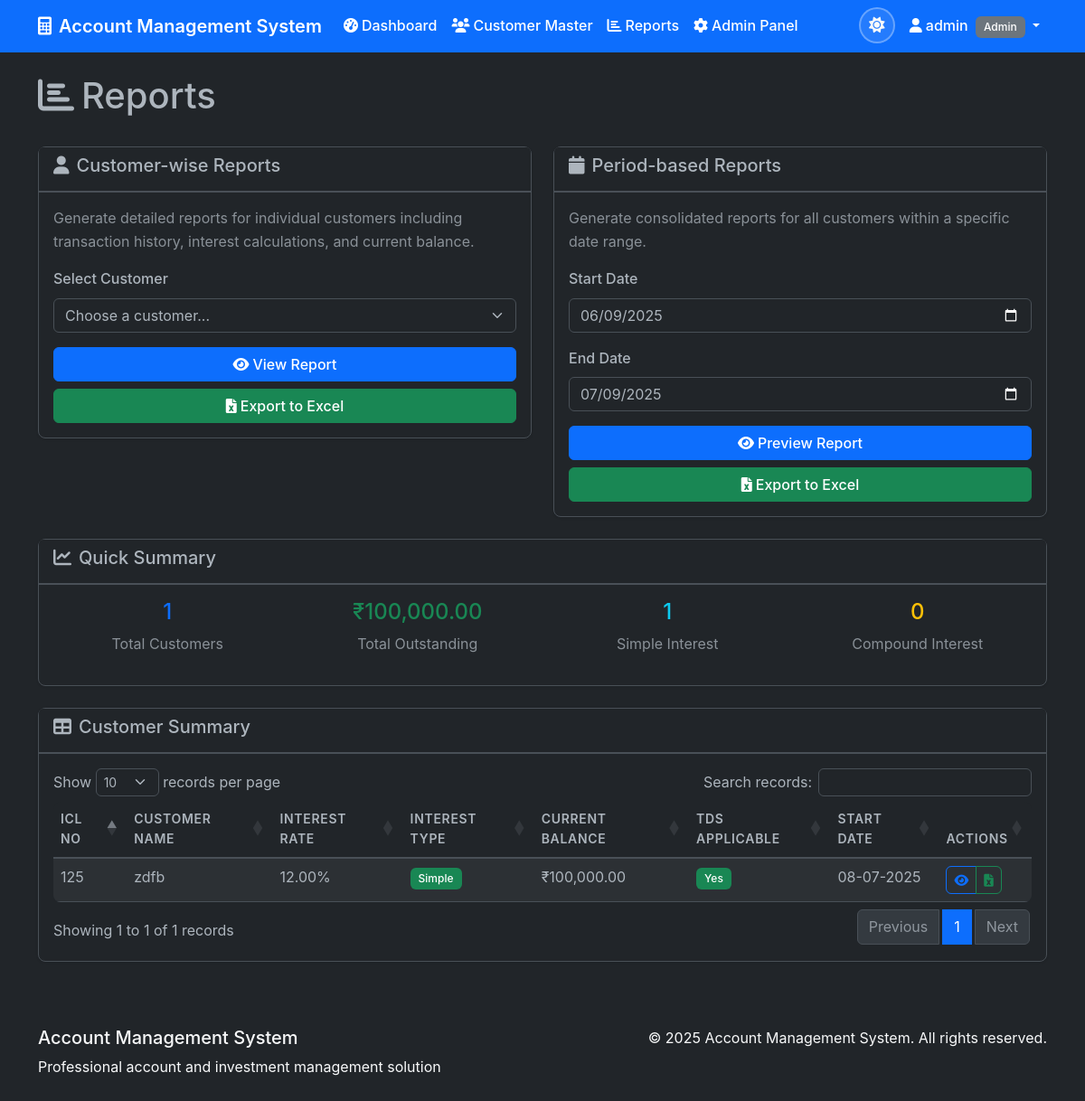
The app's page /reports (signed in), older data.
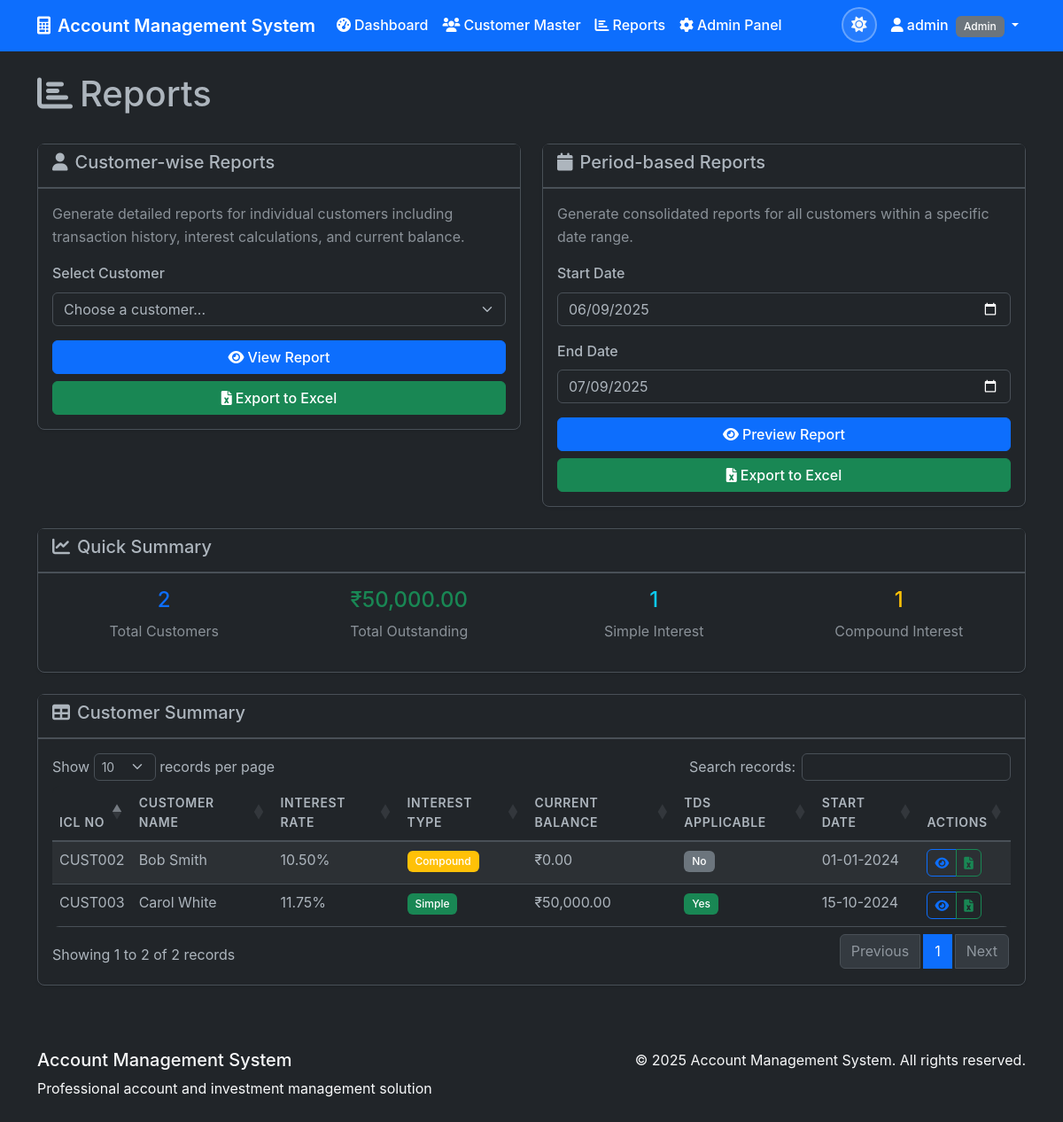
The same page, newer data.
### models.py (models this page shows, shortened)
class Customer(db.Model):
    id = db.Column(db.Integer, primary_key=True)
    icl_no = db.Column(db.String(50), unique=True, nullable=False)
    name = db.Column(db.String(100), nullable=False)
    address = db.Column(db.Text)
    contact_details = db.Column(db.String(200))
    annual_rate = db.Column(db.Numeric(5, 2), nullable=False)  # e.g., 15.50
    icl_start_date = db.Column(db.Date, nullable=False)
    icl_end_date = db.Column(db.Date)
    icl_extension = db.Column(db.String(100))
    tds_applicable = db.Column(db.Boolean, default=False)
    interest_type = db.Column(db.String(20), default='simple')  # simple, compound
    compound_frequency = db.Column(db.String(20))  # monthly, quarterly, yearly
    first_compounding_date = db.Column(db.Date)
    created_at = db.Column(db.DateTime, default=datetime.utcnow)
    created_by = db.Column(db.Integer, db.ForeignKey('user.id'))
    is_active = db.Column(db.Boolean, default=True)
    transactions = db.relationship('Transaction', backref='customer', lazy=True, cascade='all, delete-orphan')
    @property
    def current_balance(self):
        from decimal import Decimal
        total_paid = sum(Decimal(str(t.amount_paid or 0)) for t in self.transactions)
        total_repaid = sum(Decimal(str(t.amount_repaid or 0)) for t in self.transactions)
        return float(total_paid - total_repaid)

class Transaction(db.Model):
    id = db.Column(db.Integer, primary_key=True)
    customer_id = db.Column(db.Integer, db.ForeignKey('customer.id'), nullable=False)
    date = db.Column(db.Date, nullable=False)
    amount_paid = db.Column(db.Numeric(15, 2))
    amount_repaid = db.Column(db.Numeric(15, 2))
    balance = db.Column(db.Numeric(15, 2))
    period_from = db.Column(db.Date)
    period_to = db.Column(db.Date)
    no_of_days = db.Column(db.Integer)
    int_rate = db.Column(db.Numeric(5, 2))
    int_amount = db.Column(db.Numeric(15, 2))
    tds_amount = db.Column(db.Numeric(15, 2))
    net_amount = db.Column(db.Numeric(15, 2))
    created_at = db.Column(db.DateTime, default=datetime.utcnow)
    created_by = db.Column(db.Integer, db.ForeignKey('user.id'))

### routes.py (the view)
@app.route('/reports')
@login_required
def reports():
    customers = Customer.query.filter_by(is_active=True).all()
    return render_template('reports.html', customers=customers)

### app.py (called while the page is built)
@login_manager.user_loader
def load_user(user_id):
    from models import User
    return User.query.get(int(user_id))

### templates/reports.html (shortened to what the changed rows need)
{% extends "base.html" %}
{% block content %}
<div class="d-flex justify-content-between align-items-center mb-4">
    <h1><i class="fas fa-chart-bar me-2"></i>Reports</h1>
</div>
<div class="card mb-4">
    <div class="card-body">
        <div class="row">
            <div class="col-md-3">
                <div class="text-center">
                    <h4 class="text-primary">{{ customers|length }}</h4>
                    <p class="text-muted">Total Customers</p>
                </div>
            </div>
            <div class="col-md-3">
                <div class="text-center">
                    <h4 class="text-success">₹{{ "{:,.2f}".format(customers|map(attribute='current_balance')|sum|default(0)) }}</h4>
                    <p class="text-muted">Total Outstanding</p>
                </div>
            </div>
            <div class="col-md-3">
                <div class="text-center">
                    <h4 class="text-warning">{{ customers|selectattr('interest_type', 'equalto', 'compound')|list|length }}</h4>
                    <p class="text-muted">Compound Interest</p>
                </div>
            </div>
        </div>
    </div>
</div>
<div class="card">
    <div class="card-body">
        <div class="table-responsive">
            <table class="table table-striped" id="customerReportsTable">
                <thead>
                    <tr>
                        <th>ICL No</th>
                        <th>Customer Name</th>
                        <th>Interest Rate</th>
                        <th>Interest Type</th>
                        <th>Current Balance</th>
                        <th>TDS Applicable</th>
                        <th>Start Date</th>
                        <th>Actions</th>
                    </tr>
                </thead>
                <tbody>
                    {% for customer in customers %}
                    <tr>
                        <td>{{ customer.icl_no }}</td>
                        <td>{{ customer.name }}</td>
                        <td>{{ customer.annual_rate }}%</td>
                        <td>
                            <span class="badge bg-{{ 'success' if customer.interest_type == 'simple' else 'warning' }}">
                                {{ customer.interest_type.title() }}
                            </span>
                        </td>
                        <td>₹{{ "{:,.2f}".format(customer.current_balance) }}</td>
                        <td>
                            <span class="badge bg-{{ 'success' if customer.tds_applicable else 'secondary' }}">
                                {{ 'Yes' if customer.tds_applicable else 'No' }}
                            </span>
                        </td>
                        <td>{{ customer.icl_start_date.strftime('%d-%m-%Y') if customer.icl_start_date else 'N/A' }}</td>
                        <td>
                            <div class="btn-group" role="group">
                                <a href="{{ url_for('customer_profile', customer_id=customer.id) }}"
                                   class="btn btn-sm btn-outline-primary">
                                    <i class="fas fa-eye"></i>
                                </a>
                                <a href="{{ url_for('export_customer_report', customer_id=customer.id) }}"
                                   class="btn btn-sm btn-outline-success">
                                    <i class="fas fa-file-excel"></i>
                                </a>
                            </div>
                        </td>
                    </tr>
                    {% endfor %}
                </tbody>
            </table>
        </div>
    </div>
</div>
{% endblock %}

Row changes from the older to the newer data that the page shows:
no longer on this page (row edited): Customer: icl_no "125", name "zdfb", annual_rate "12.00", interest_type "Simple", tds_applicable "Yes", icl_start_date "08-07-2025"
no longer on this page (row unchanged): Transaction: current_balance "100,000.00"
added Customer: icl_no "CUST002", name "Bob Smith", annual_rate "10.50", interest_type "Compound", tds_applicable "No", icl_start_date "01-01-2024"
added Transaction: current_balance "0.00"
added Customer: icl_no "CUST003", name "Carol White", annual_rate "11.75", interest_type "Simple", tds_applicable "Yes", icl_start_date "15-10-2024"
added Transaction: current_balance "50,000.00"
Text that changed along with them:
{{ customers|length }}: "1" → "2"
text written by a page script: "Show records per page Search records: Showing 1 to 1 of 1 records Previous 1 Next" → "Show records per page Search records: Showing 1 to 2 of 2 records Previous 1 Next"
text no longer shown: "100,000.00 0"
text now shown: "50,000.00 1"
